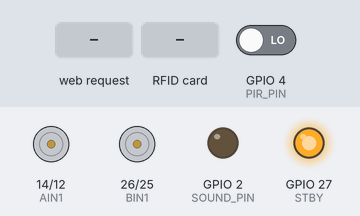
Recording of a sketch running on a simulated ESP32. Shown: motor-driver pin pairs drawn as motors (green arrow = first pin HIGH = forward, orange = second pin HIGH = backward, longer = more drive, scaled by the enable pin, stopped while the standby pin is LOW), output pins drawn as LEDs (lit = HIGH). The test bench sets the inputs (shaded band); at power-on: GPIO 4 (PIR_PIN) LOW. WiFi joins after 1.5 s; servers stay silent unless stated; what the sketch prints to the serial monitor is not drawn.

Above: at 2.7 s.
2.8 s: HTTP request GET /led1on received
At 4.0 s:
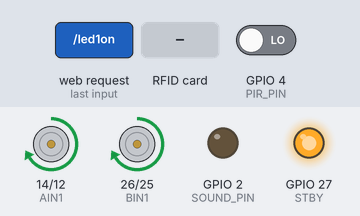
4.3 s: RFID card E3 B2 8A 04 held to the reader
At 5.0 s:
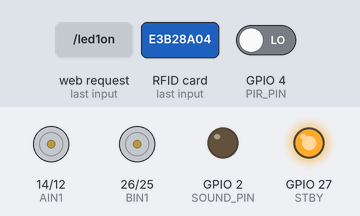
5.8 s: HTTP request GET /led2on received
At 6.7 s:
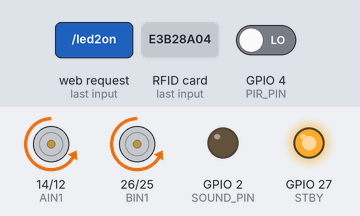
7.3 s: RFID card 7E 70 D5 05 held to the reader
At 7.6 s:
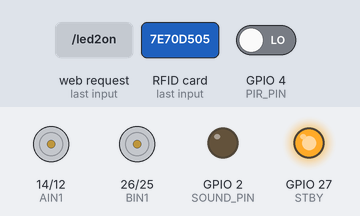
8.8 s: GPIO 4 (PIR_PIN) driven HIGH
At 9.5 s:
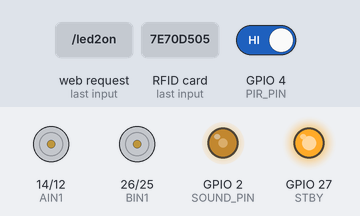
Timing chart, 0 to 11.8 s (numbered marks = the images above; inputs shaded):
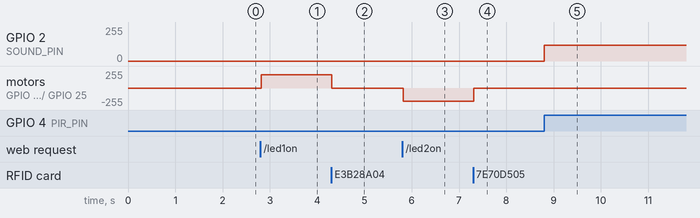

Measured:
- after the input at 2.8 s, motor on GPIO 14 (AIN1) / GPIO 12 (AIN2), motor on GPIO 26 (BIN1) / GPIO 25 (BIN2): stopped → forward 200/255 at once
- after the input at 4.3 s, motor on GPIO 14 (AIN1) / GPIO 12 (AIN2), motor on GPIO 26 (BIN1) / GPIO 25 (BIN2): forward 200/255 → stopped at once
- after the input at 5.8 s, motor on GPIO 14 (AIN1) / GPIO 12 (AIN2), motor on GPIO 26 (BIN1) / GPIO 25 (BIN2): stopped → backward 200/255 at once
- after the input at 7.3 s, motor on GPIO 14 (AIN1) / GPIO 12 (AIN2), motor on GPIO 26 (BIN1) / GPIO 25 (BIN2): backward 200/255 → stopped at once
- after the input at 8.8 s, GPIO 2 (SOUND_PIN): 0/255 → 120/255 at once

The sketch:

latest.ino
```cpp
#include <WiFi.h>
#include <WebServer.h>
#include <SPI.h>
#include <MFRC522.h>

const char* ssid = "rashid";
const char* password = "12345678";

WebServer server(80);

// -------- MOTOR PINS --------
#define PWMA 13
#define AIN1 14
#define AIN2 12

#define BIN1 26
#define BIN2 25
#define PWMB 33

#define STBY 27

// -------- RFID --------
#define SS_PIN 5
#define RST_PIN 23
#define SCK_PIN 18
#define MOSI_PIN 19
#define MISO_PIN 21

MFRC522 rfid(SS_PIN, RST_PIN);

// -------- PIR + SOUND --------
#define PIR_PIN 4
#define SOUND_PIN 2
#define RESOLUTION 8

// -------- RFID UID --------
byte post1UID[4] = {0xE3, 0xB2, 0x8A, 0x04};
byte post2UID[4] = {0x7E, 0x70, 0xD5, 0x05};

// -------- SYSTEM STATE --------
int currentPost = 0;
int targetPost = 0;

bool pirEnabled = false;


// -------- MOTOR FUNCTIONS --------

void forward(){

  digitalWrite(AIN1, HIGH);
  digitalWrite(AIN2, LOW);

  digitalWrite(BIN1, HIGH);
  digitalWrite(BIN2, LOW);

  analogWrite(PWMA, 200);
  analogWrite(PWMB, 200);

  Serial.println("Moving Forward");
}

void backward(){

  digitalWrite(AIN1, LOW);
  digitalWrite(AIN2, HIGH);

  digitalWrite(BIN1, LOW);
  digitalWrite(BIN2, HIGH);

  analogWrite(PWMA, 200);
  analogWrite(PWMB, 200);

  Serial.println("Moving Backward");
}

void stopMotor(){

  analogWrite(PWMA, 0);
  analogWrite(PWMB, 0);

  Serial.println("Motor Stopped");
}


// -------- SOUND FUNCTION --------

void ambulanceSound(){

  for(int f = 800; f <= 1500; f += 10){
    ledcAttach(SOUND_PIN, f, RESOLUTION);
    ledcWrite(SOUND_PIN, 120);
    delay(5);
  }

  for(int f = 1500; f >= 800; f -= 10){
    ledcAttach(SOUND_PIN, f, RESOLUTION);
    ledcWrite(SOUND_PIN, 120);
    delay(5);
  }
}


// -------- UID CHECK --------

bool compareUID(byte *uid, byte *knownUID){

  for(byte i = 0; i < 4; i++){
    if(uid[i] != knownUID[i]) return false;
  }

  return true;
}


// -------- HTTP COMMANDS --------

void led1on(){

  Serial.println("Camera 1 Request");

  targetPost = 1;
  pirEnabled = false;

  forward();

  server.send(200,"text/plain","Moving to Post 1");
}


void led2on(){

  Serial.println("Camera 2 Request");

  targetPost = 2;
  pirEnabled = false;

  backward();

  server.send(200,"text/plain","Moving to Post 2");
}


void alloff(){

  stopMotor();
  targetPost = 0;

  server.send(200,"text/plain","Stopped");
}


// -------- SETUP --------

void setup(){

  Serial.begin(115200);

  pinMode(PWMA, OUTPUT);
  pinMode(AIN1, OUTPUT);
  pinMode(AIN2, OUTPUT);

  pinMode(PWMB, OUTPUT);
  pinMode(BIN1, OUTPUT);
  pinMode(BIN2, OUTPUT);

  pinMode(STBY, OUTPUT);
  digitalWrite(STBY, HIGH);

  pinMode(PIR_PIN, INPUT);

  // SOUND
  ledcAttach(SOUND_PIN, 1000, RESOLUTION);

  // RFID
  SPI.begin(SCK_PIN, MISO_PIN, MOSI_PIN, SS_PIN);
  rfid.PCD_Init();

  // WIFI
  WiFi.begin(ssid,password);

  Serial.print("Connecting");

  while(WiFi.status()!=WL_CONNECTED){
    delay(500);
    Serial.print(".");
  }

  Serial.println();
  Serial.print("ESP32 IP: ");
  Serial.println(WiFi.localIP());

  server.on("/led1on",led1on);
  server.on("/led2on",led2on);
  server.on("/alloff",alloff);

  server.begin();
}


// -------- LOOP --------

void loop(){

  server.handleClient();

  // -------- PIR SOUND --------

  if(pirEnabled){

    int pirState = digitalRead(PIR_PIN);

    if(pirState == HIGH){

      Serial.println("Motion Detected - Sound ON");
      ambulanceSound();
    }
    else{

      ledcWrite(SOUND_PIN,0);
    }
  }
  else{

    ledcWrite(SOUND_PIN,0);
  }


  // -------- RFID CHECK --------

  if (rfid.PICC_IsNewCardPresent() && rfid.PICC_ReadCardSerial()){

    Serial.print("Card UID: ");

    for(byte i = 0; i < rfid.uid.size; i++){
      Serial.print(rfid.uid.uidByte[i], HEX);
      Serial.print(" ");
    }

    Serial.println();


    // -------- POST 1 --------

    if(compareUID(rfid.uid.uidByte, post1UID)){

      Serial.println("Post 1 Tag Detected");

      currentPost = 1;

      if(targetPost == 1){

        Serial.println("Correct Target Reached");

        stopMotor();
        pirEnabled = true;
        targetPost = 0;
      }
      else{

        Serial.println("Ignoring Post1 Tag");
      }
    }


    // -------- POST 2 --------

    else if(compareUID(rfid.uid.uidByte, post2UID)){

      Serial.println("Post 2 Tag Detected");

      currentPost = 2;

      if(targetPost == 2){

        Serial.println("Correct Target Reached");

        stopMotor();
        pirEnabled = true;
        targetPost = 0;
      }
      else{

        Serial.println("Ignoring Post2 Tag");
      }
    }

    rfid.PICC_HaltA();
  }

}
```
